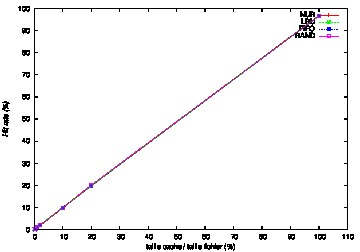

Reproduce this figure in gnuplot.
set style data linespoints
set xlabel "taille cache / taille fichier (%)"
set ylabel "Hit rate (%)" font "Helvetica-Oblique"
set label "Effet de la taille du cache (test )" font "Helvetica-Bold,18" at 400,70
set encoding utf8
set terminal postscript eps color
set output "t2-cache_size-inv.eps"
plot "t2-cache_size-inv" using 1:2 t "NUR", "t2-cache_size-inv" using 1:3 t "LRU", "t2-cache_size-inv" using 1:4 t "FIFO", "t2-cache_size-inv" using 1:5 t "RAND"
